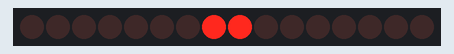
Recording of a sketch running on a simulated Arduino Uno, built with avr-gcc and run on an emulated ATmega328P. Parts: 16 shift-register outputs drawn as a row of LEDs (first output left, lit = HIGH). Wiring (inferred from the names in the program): 2 × shift register (74HC595): data pin 2; shift clock pin 4; latch pin 3. Wiring (inferred from the signals the program sends): row of LEDs: on Q0, Q1, Q2, Q3, Q4, Q5, Q6, Q7, Q8, Q9, Q10, Q11, Q12, Q13, Q14, Q15.

Above: at 0.03 s.
At 0.26 s:
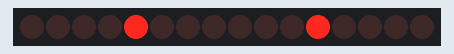
At 0.63 s:
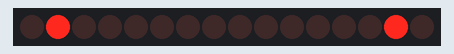
At 1.46 s:
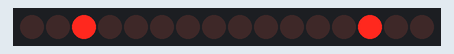
At 2.21 s:
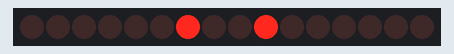
At 2.89 s:
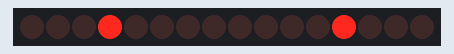
Timing chart, 0 to 3.2 s (numbered marks = the images above):
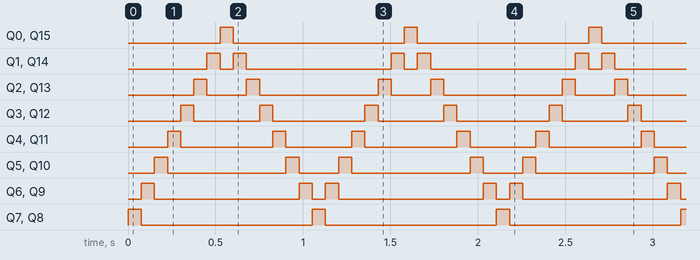

Measured:
- by itself, Q0, Q7, Q8, Q15: alternates HIGH for 0.08 s and LOW for 0.98 s
- by itself, Q1, Q14: repeats every 1.1 s: LOW 0.08 s, HIGH 0.08 s, LOW 0.83 s, HIGH 0.08 s
- by itself, Q2, Q13: repeats every 1.1 s: LOW 0.23 s, HIGH 0.08 s, LOW 0.68 s, HIGH 0.08 s
- by itself, Q3, Q12: repeats every 1.1 s: LOW 0.38 s, HIGH 0.08 s, LOW 0.53 s, HIGH 0.08 s
- by itself, Q4, Q11: repeats every 1.1 s: LOW 0.53 s, HIGH 0.08 s, LOW 0.38 s, HIGH 0.08 s
- by itself, Q5, Q10: repeats every 1.1 s: LOW 0.68 s, HIGH 0.08 s, LOW 0.23 s, HIGH 0.08 s
- by itself, Q6, Q9: repeats every 1.1 s: LOW 0.83 s, HIGH 0.08 s, LOW 0.08 s, HIGH 0.08 s

The sketch:

_1reg_sweep.ino
```cpp
/*
Basic Digital Output - Dual Shift Register #1
This example uses 3 Digital Output Pins to Control 16 Digital Output Signals from Dual Shift Registers
8 LED are on the outputs on each the Shift Registers.
This example will do the Knight Rider [2009 model kitt] dual light sweep (out to in and back).
Author: David M. Auld
Date: 14th October 2009
*/
int dataPin = 2;              // The Serial Data Pin to the Shift Register
int latchPin = 3;             // The Latch Pin to the Shift Register
int clockPin = 4;             // The Clock Pin to the Shift Register
int seq[14] = {1,2,4,8,16,32,64,128,64,32,16,8,4,2};
int seq2[14] = {128,64,32,16,8,4,2,1,2,4,8,16,32,64};
int value = 0;
int value2 = 0;
void setup()
{
  pinMode(dataPin, OUTPUT);    // Configure Digital Pins
  pinMode(latchPin, OUTPUT);
  pinMode(clockPin, OUTPUT);
}
void loop()
{
    for (int n=0; n < 14; n++)
    {
      value = seq[n];             //Forward array
      value2 = seq2[n];          //Reverse array
      writeOutput();
      delay(75);
    }
}
void writeOutput()
{
    digitalWrite(latchPin, LOW);                       // Pull latch LOW to send data
    shiftOut(dataPin, clockPin, MSBFIRST, value);      // Send the data byte 1
    shiftOut(dataPin, clockPin, MSBFIRST, value2);     // Send the data byte 2
    digitalWrite(latchPin, HIGH);                      // Pull latch HIGH to stop sending data
}
```
